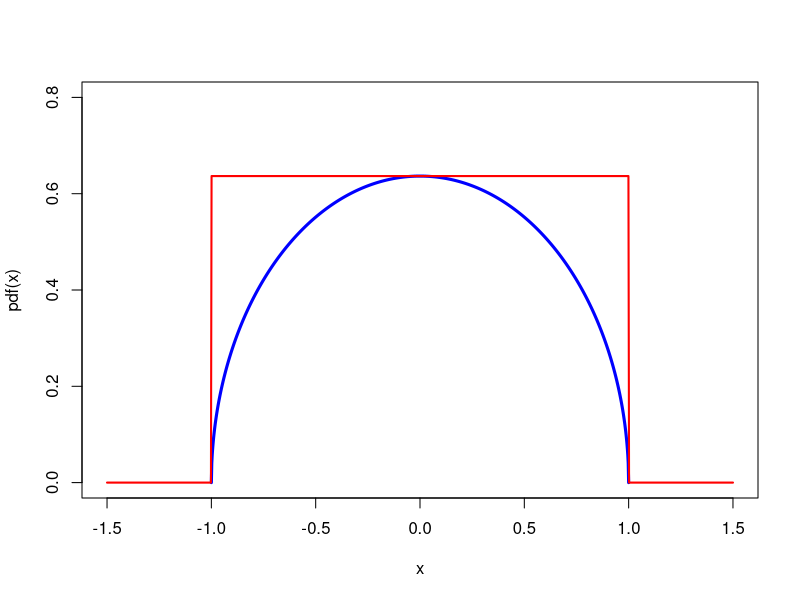
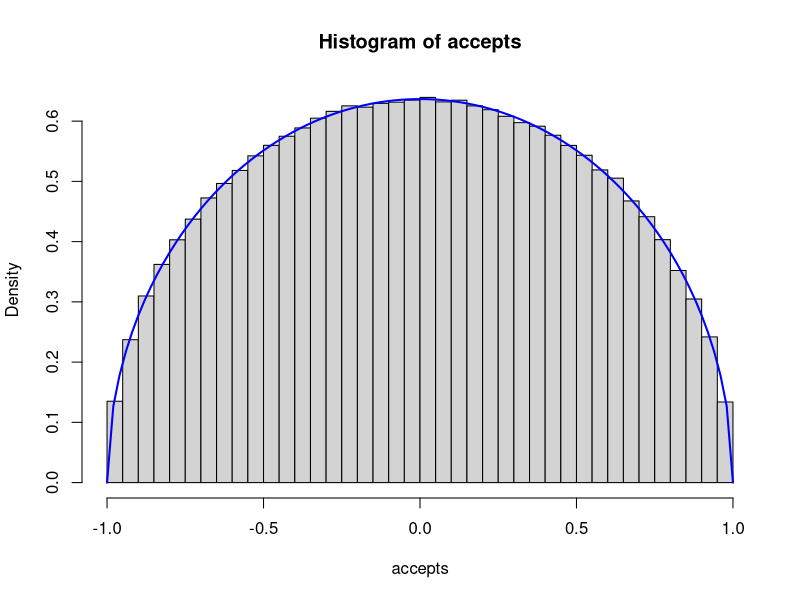
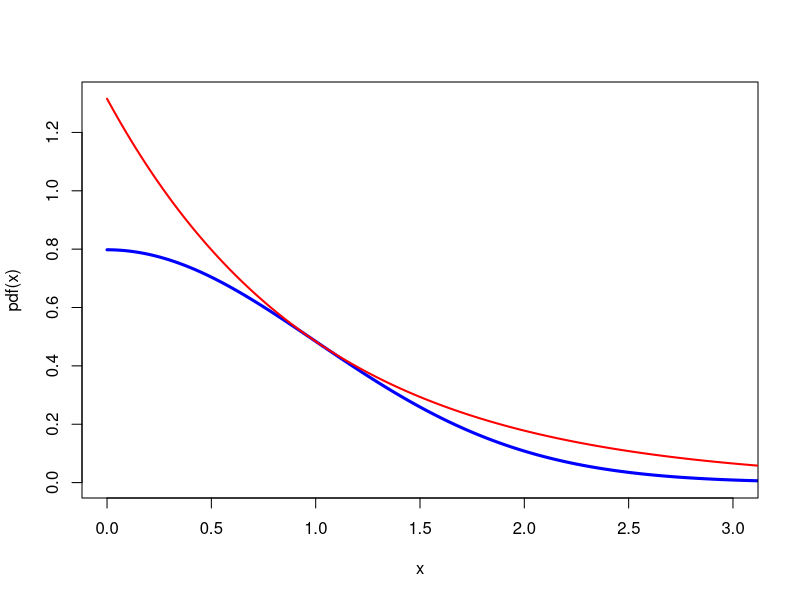
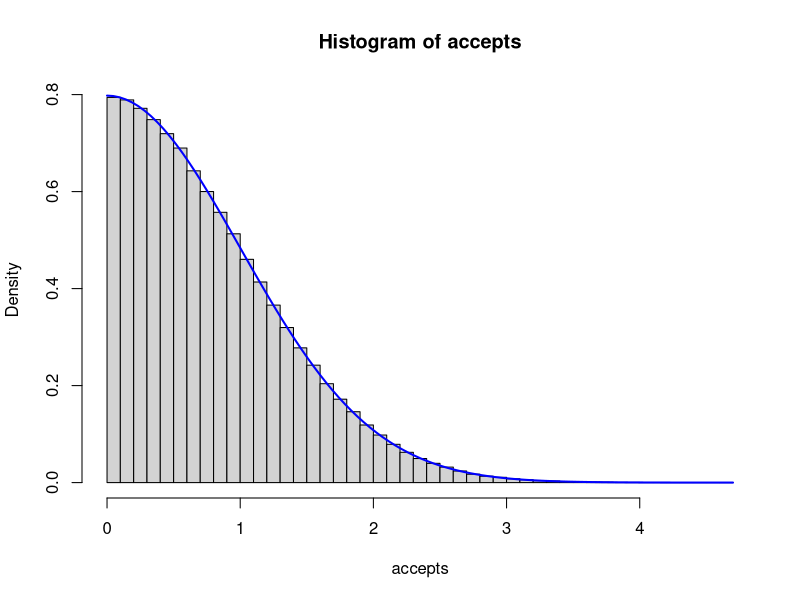

Source code (R) for these figures, in order:
## ---- chunk 1
#| code-fold: TRUE
pdf <- function(x) (2 / pi) * sqrt(1 - x^2)
env <- function(x) (4 / pi) * (1 / 2) * (-1 <= x & x <= 1)
curve(
  pdf, n = 1001, from = -1, to = 1,
  xlim = c(-1.5, 1.5), ylim = c(0, 0.8), lwd = 3, col = "blue"
)
curve(env, n = 1001, add = TRUE, lwd = 2, col = "red")
## ---- chunk 2
n_prop <- 1e6
props <- 2 * runif(n_prop) - 1
accepts <- props[runif(n_prop) <= pdf(props) / env(props)]

length(accepts)
hist(accepts, probability = TRUE, breaks = 40)
curve(pdf, add = TRUE, lwd = 2, col = "blue")
## ---- chunk 3
#| code-fold: TRUE
pdf <- function(x) sqrt(2 / pi) * exp(-x^2 / 2)
env <- function(x) sqrt(2 * exp(1) / pi) * exp(-x)
curve(
  pdf, n = 1001, from = 0, to = 4,
  xlim = c(0, 3), ylim = c(0, 1.32), lwd = 3, col = "blue"
)
curve(env, n = 1001, from = 0, to = 4, add = TRUE, lwd = 2, col = "red")
## ---- chunk 4
n_prop <- 1e6
props <- -log(runif(n_prop))
accepts <- props[runif(n_prop) <= pdf(props) / env(props)]

length(accepts)
hist(accepts, probability = TRUE, breaks = 40)
curve(pdf, add = TRUE, lwd = 2, col = "blue")
